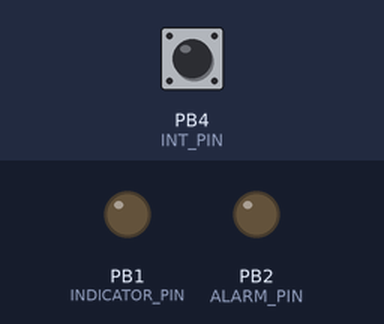
Recording of a sketch running on a simulated ATtiny85, built with avr-gcc and run on an emulated ATtiny85. Shown: output pins drawn as LEDs (lit = HIGH). The test bench sets the inputs (shaded band); at power-on: PB4 (INT_PIN) HIGH.

Above: at 0.1 s.
At 45.3 s:
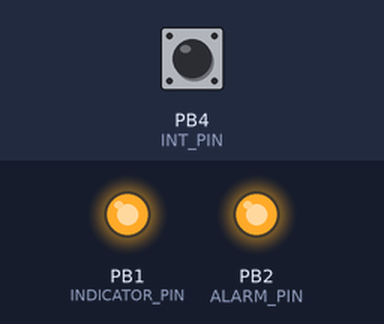
Timing chart, 0 to 47.0 s (numbered marks = the images above):
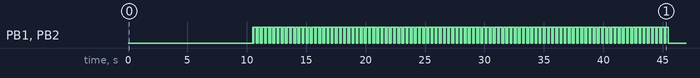

The sketch:

main.ino
```cpp
#include <avr/io.h>
#include <avr/interrupt.h>

#define INT_PIN PB4
#define PCINT_VECTOR PCINT0_vect      // This step is not necessary - it's a naming thing for clarit

// Out Pins
#define ALARM_PIN PB2
#define INDICATOR_PIN PB1

// In Pins
#define SENSIBILTY_PIN PB3

int IDLE_TIME = 4; //two minutes to restart counter if the alar is not enable //Duration of alarm 36.000 milliseconds

int sensibilityValue;
unsigned int vibrationsCounter = 0;  // counter for the number vibrations
unsigned int vibrationsBefore = 0;  // counter for the number vibrations
unsigned long startIdleTime = 0; //Get current time to reset
bool alarm = false;

void setup() {

  delay(500);

  // put your setup code here, to run once:
  pinMode(ALARM_PIN, OUTPUT);
  pinMode(INDICATOR_PIN, OUTPUT);
  pinMode(SENSIBILTY_PIN, INPUT);

  vibrationsCounter = 0;
  vibrationsBefore = 0;
  startIdleTime = 0;

  delay(10000);

  tones(100);

  cli();                            // Disable interrupts during setup

  sensibilityValue = analogRead(SENSIBILTY_PIN)*100; /// 4500 y 2200
  alarm = false;

  PCMSK |= (1 << INT_PIN);          // Enable interrupt handler (ISR) for our chosen interrupt pin (PCINT1/PB1/pin 6)
  GIMSK |= (1 << PCIE);             // Enable PCINT interrupt in the general interrupt mask
  pinMode(INT_PIN, INPUT_PULLUP);

  sei();
     // Set our interrupt pin as input with a pullup to keep it stable

}

void loop() {

  // if time beetwen vibration is more than IDLE_TIME restart counter.
  if (startIdleTime >= IDLE_TIME){
    startIdleTime = 0;
    vibrationsCounter = 0;
    alarm = false;
  }

  if(vibrationsCounter >= sensibilityValue){
    alarm = true;
  }

  if( alarm ){
    tones(10);
    delay(5000);
    tones(50);
    delay(10000);
    startIdleTime++;
  }

  delay(100);

}

void tones(int counts){
  for(int count = 0; count < counts; count++){
    digitalWrite(ALARM_PIN, HIGH);
    digitalWrite(INDICATOR_PIN, HIGH);
    delay(50);
    digitalWrite(ALARM_PIN, LOW);
    digitalWrite(INDICATOR_PIN, LOW);
    delay(50);
    digitalWrite(ALARM_PIN, HIGH);
    digitalWrite(INDICATOR_PIN, HIGH);
    delay(200);
    digitalWrite(ALARM_PIN, LOW);
    digitalWrite(INDICATOR_PIN, LOW);
    delay(50);
  }
}

ISR(PCINT_VECTOR)
{
  vibrationsCounter++;
}
```
